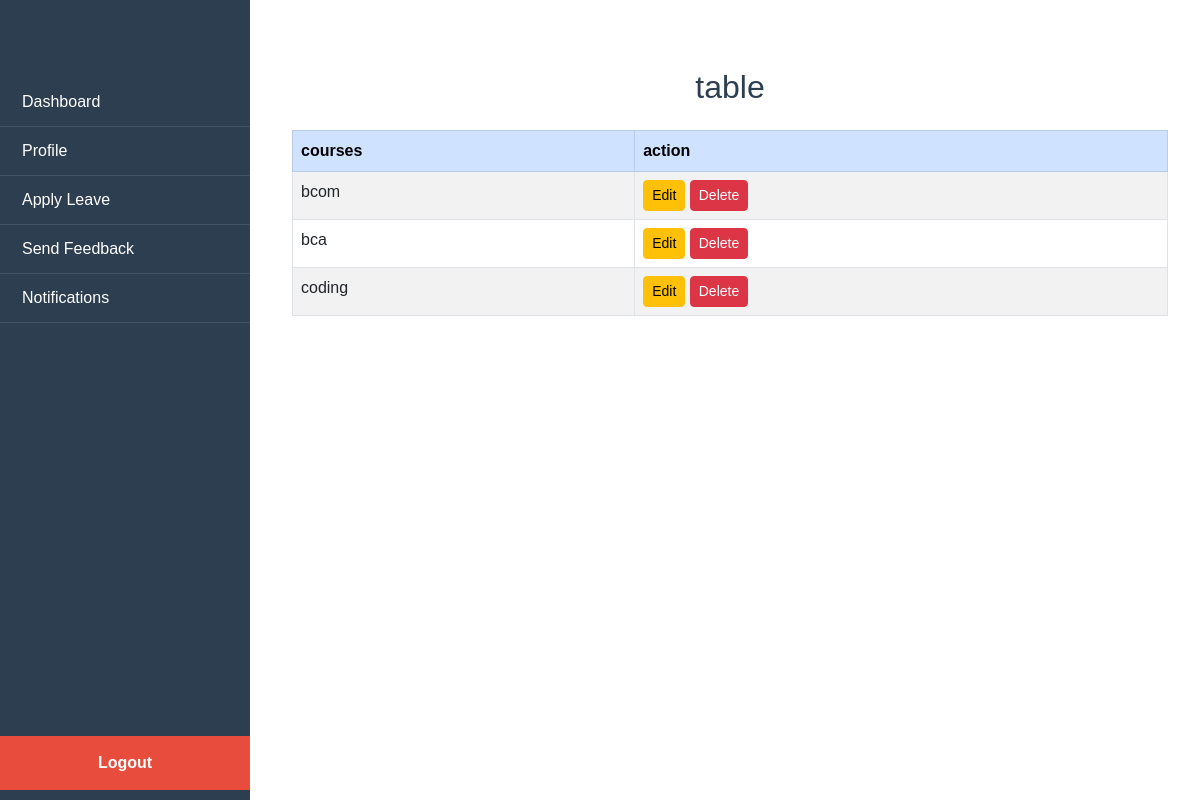
The page /viewcourse_page/ on the database its author committed.
### myapp/models.py (models this page shows, shortened)
class Course(models.Model):
   name = models.CharField(max_length=100)
   created_at = models.DateTimeField(auto_now_add=True)
   updated_at = models.DateTimeField(auto_now=True)

### myapp/views.py (the view)
# urls.py: path('viewcourse_page/',views.viewcourse_page,name='viewcourse_page'),
def viewcourse_page(request):
    course = Course.objects.all()
    context = {
        'course': course,
    }
    return render(request, 'viewcourse.html', context)

### templates/viewcourse.html
{% extends 'dashboard.html' %}
{% block content %}
<div class="container mt-5">
    <h2 class="text-center mb-4">table</h2>
    <table class="table table-bordered table-striped table-hover">
        <thead class="table-primary">
            <tr>
                <th>courses</th>
                <th>action</th>
            </tr>
        </thead>
        <tbody>
        {% for i in course %}
            <tr>
                <td>{{ i.name }}</td>
                <td> <a href="{% url 'editcourse_page' i.id %}" class="btn btn-warning btn-sm">Edit</a>
                      <a href="{% url 'deletecourse_page' i.id %}" class="btn btn-danger btn-sm">Delete</a>
</td>
            </tr>
        {% endfor %}
        </tbody>
    </table>
</div>
{% endblock %}

### templates/dashboard.html (style rules this page uses)
* { margin: 0; padding: 0; box-sizing: border-box; font-family: Arial, sans-serif; }
body { display: flex; }
h2 { margin-bottom: 20px; color: #2C3E50; text-align: center; }

### rows shown on the page
Course: name "bcom"
Course: name "bca"
Course: name "coding"
